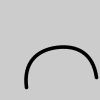
Frame 1 (no input)
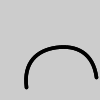
Frame 2 (the mouse pressed at the canvas centre, redrawn once)

The Processing sketch that drew these frames (run headless with seeded random() and noise(); the mouse was pressed at the canvas centre and the sketch redrawn once):

// Processing sketch: processing_90616
// ── processing_90616.pde

float c = 25.0;

void setup () {
  size (100, 100);
  smooth();
  noLoop();
}

void draw() {
  arch(c);
}

void arch (float curvature) {
  float y = 90.0;
  strokeWeight (y/curvature);
  noFill();
  rotate(curvature);
  beginShape();
  vertex(15.0, y);
  bezierVertex(15.0, y-curvature, 30.0, 55.0, 50.0, 55);
  bezierVertex(70.0, 55.0, 85.0, y-curvature, 85.0, y);
  endShape();
}
